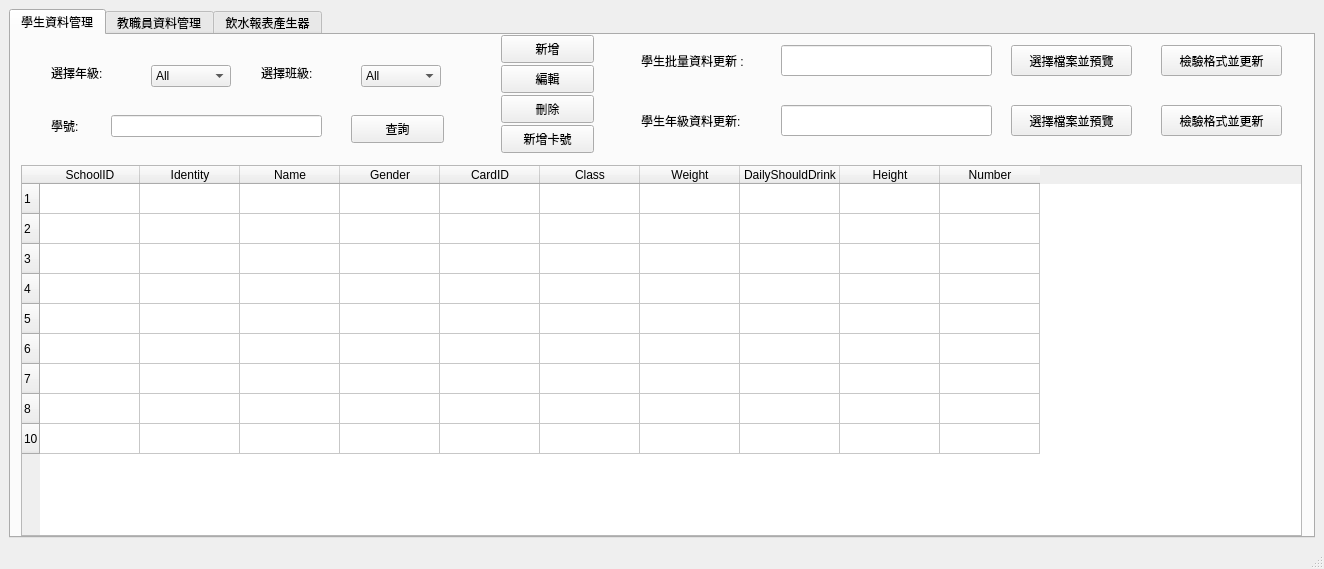
<?xml version="1.0" encoding="UTF-8"?>
<ui version="4.0">
 <class>MainWindow</class>
 <widget class="QMainWindow" name="MainWindow">
  <property name="geometry">
   <rect>
    <x>0</x>
    <y>0</y>
    <width>1324</width>
    <height>569</height>
   </rect>
  </property>
  <property name="windowTitle">
   <string>MainWindow</string>
  </property>
  <widget class="QWidget" name="centralwidget">
   <layout class="QHBoxLayout" name="horizontalLayout">
    <item>
     <widget class="QTabWidget" name="tabWidget">
      <property name="font">
       <font>
        <weight>50</weight>
        <bold>false</bold>
       </font>
      </property>
      <property name="cursor">
       <cursorShape>ArrowCursor</cursorShape>
      </property>
      <property name="mouseTracking">
       <bool>true</bool>
      </property>
      <property name="currentIndex">
       <number>0</number>
      </property>
      <widget class="QWidget" name="stutab_2">
       <attribute name="title">
        <string>學生資料管理</string>
       </attribute>
       <widget class="QTableWidget" name="stutab">
        <property name="geometry">
         <rect>
          <x>10</x>
          <y>130</y>
          <width>1281</width>
          <height>371</height>
         </rect>
        </property>
        <row>
         <property name="text">
          <string>1</string>
         </property>
        </row>
        <row>
         <property name="text">
          <string>2</string>
         </property>
        </row>
        <row>
         <property name="text">
          <string>3</string>
         </property>
        </row>
        <row>
         <property name="text">
          <string>4</string>
         </property>
        </row>
        <row>
         <property name="text">
          <string>5</string>
         </property>
        </row>
        <row>
         <property name="text">
          <string>6</string>
         </property>
        </row>
        <row>
         <property name="text">
          <string>7</string>
         </property>
        </row>
        <row>
         <property name="text">
          <string>8</string>
         </property>
        </row>
        <row>
         <property name="text">
          <string>10</string>
         </property>
        </row>
        <column>
         <property name="text">
          <string>SchoolID</string>
         </property>
        </column>
        <column>
         <property name="text">
          <string>Identity</string>
         </property>
        </column>
        <column>
         <property name="text">
          <string>Name</string>
         </property>
        </column>
        <column>
         <property name="text">
          <string>Gender</string>
         </property>
        </column>
        <column>
         <property name="text">
          <string>CardID</string>
         </property>
        </column>
        <column>
         <property name="text">
          <string>Class</string>
         </property>
        </column>
        <column>
         <property name="text">
          <string>Weight</string>
         </property>
        </column>
        <column>
         <property name="text">
          <string>DailyShouldDrink</string>
         </property>
        </column>
        <column>
         <property name="text">
          <string>Height</string>
         </property>
        </column>
        <column>
         <property name="text">
          <string>Number</string>
         </property>
        </column>
       </widget>
       <widget class="QLabel" name="label_2">
        <property name="geometry">
         <rect>
          <x>250</x>
          <y>30</y>
          <width>91</width>
          <height>16</height>
         </rect>
        </property>
        <property name="text">
         <string>選擇班級:</string>
        </property>
       </widget>
       <widget class="QLabel" name="label_3">
        <property name="geometry">
         <rect>
          <x>40</x>
          <y>80</y>
          <width>58</width>
          <height>21</height>
         </rect>
        </property>
        <property name="text">
         <string>學號:</string>
        </property>
       </widget>
       <widget class="QComboBox" name="stucom">
        <property name="geometry">
         <rect>
          <x>140</x>
          <y>30</y>
          <width>80</width>
          <height>22</height>
         </rect>
        </property>
        <item>
         <property name="text">
          <string>All</string>
         </property>
        </item>
        <item>
         <property name="text">
          <string>七年級</string>
         </property>
        </item>
        <item>
         <property name="text">
          <string>八年級</string>
         </property>
        </item>
        <item>
         <property name="text">
          <string>九年級</string>
         </property>
        </item>
        <item>
         <property name="text">
          <string>教職員</string>
         </property>
        </item>
        <item>
         <property name="text">
          <string>Alumni</string>
         </property>
        </item>
       </widget>
       <widget class="QComboBox" name="stucom_2">
        <property name="geometry">
         <rect>
          <x>350</x>
          <y>30</y>
          <width>80</width>
          <height>22</height>
         </rect>
        </property>
        <item>
         <property name="text">
          <string>All</string>
         </property>
        </item>
        <item>
         <property name="text">
          <string>一班</string>
         </property>
        </item>
        <item>
         <property name="text">
          <string>二班</string>
         </property>
        </item>
        <item>
         <property name="text">
          <string>三班</string>
         </property>
        </item>
        <item>
         <property name="text">
          <string>四班</string>
         </property>
        </item>
       </widget>
       <widget class="QLineEdit" name="stusearedit">
        <property name="geometry">
         <rect>
          <x>100</x>
          <y>80</y>
          <width>211</width>
          <height>22</height>
         </rect>
        </property>
       </widget>
       <widget class="QPushButton" name="stusearch">
        <property name="geometry">
         <rect>
          <x>340</x>
          <y>80</y>
          <width>93</width>
          <height>28</height>
         </rect>
        </property>
        <property name="text">
         <string>查詢</string>
        </property>
       </widget>
       <widget class="QPushButton" name="sturadd">
        <property name="geometry">
         <rect>
          <x>490</x>
          <y>0</y>
          <width>93</width>
          <height>28</height>
         </rect>
        </property>
        <property name="font">
         <font>
          <pointsize>9</pointsize>
         </font>
        </property>
        <property name="text">
         <string>新增</string>
        </property>
       </widget>
       <widget class="QPushButton" name="stuedit">
        <property name="geometry">
         <rect>
          <x>490</x>
          <y>30</y>
          <width>93</width>
          <height>28</height>
         </rect>
        </property>
        <property name="text">
         <string>編輯</string>
        </property>
       </widget>
       <widget class="QPushButton" name="studelet">
        <property name="geometry">
         <rect>
          <x>490</x>
          <y>60</y>
          <width>93</width>
          <height>28</height>
         </rect>
        </property>
        <property name="text">
         <string>刪除</string>
        </property>
       </widget>
       <widget class="QLabel" name="label_8">
        <property name="geometry">
         <rect>
          <x>40</x>
          <y>30</y>
          <width>91</width>
          <height>16</height>
         </rect>
        </property>
        <property name="text">
         <string>選擇年級:</string>
        </property>
       </widget>
       <widget class="QLabel" name="label_10">
        <property name="geometry">
         <rect>
          <x>630</x>
          <y>10</y>
          <width>141</width>
          <height>31</height>
         </rect>
        </property>
        <property name="font">
         <font>
          <pointsize>9</pointsize>
          <weight>50</weight>
          <bold>false</bold>
         </font>
        </property>
        <property name="text">
         <string>學生批量資料更新 :</string>
        </property>
       </widget>
       <widget class="QLineEdit" name="stuupedit">
        <property name="geometry">
         <rect>
          <x>770</x>
          <y>10</y>
          <width>211</width>
          <height>31</height>
         </rect>
        </property>
       </widget>
       <widget class="QPushButton" name="stusearview">
        <property name="geometry">
         <rect>
          <x>1000</x>
          <y>10</y>
          <width>121</width>
          <height>31</height>
         </rect>
        </property>
        <property name="font">
         <font>
          <pointsize>9</pointsize>
          <weight>50</weight>
          <bold>false</bold>
         </font>
        </property>
        <property name="text">
         <string>選擇檔案並預覽</string>
        </property>
       </widget>
       <widget class="QLabel" name="label_11">
        <property name="geometry">
         <rect>
          <x>630</x>
          <y>70</y>
          <width>151</width>
          <height>31</height>
         </rect>
        </property>
        <property name="font">
         <font>
          <pointsize>9</pointsize>
          <weight>50</weight>
          <bold>false</bold>
         </font>
        </property>
        <property name="text">
         <string>學生年級資料更新:</string>
        </property>
       </widget>
       <widget class="QLineEdit" name="stuedit_2">
        <property name="geometry">
         <rect>
          <x>770</x>
          <y>70</y>
          <width>211</width>
          <height>31</height>
         </rect>
        </property>
       </widget>
       <widget class="QPushButton" name="stuupdate">
        <property name="geometry">
         <rect>
          <x>1150</x>
          <y>10</y>
          <width>121</width>
          <height>31</height>
         </rect>
        </property>
        <property name="font">
         <font>
          <pointsize>9</pointsize>
          <weight>50</weight>
          <bold>false</bold>
         </font>
        </property>
        <property name="text">
         <string>檢驗格式並更新</string>
        </property>
       </widget>
       <widget class="QPushButton" name="stuupdate_2">
        <property name="geometry">
         <rect>
          <x>1150</x>
          <y>70</y>
          <width>121</width>
          <height>31</height>
         </rect>
        </property>
        <property name="font">
         <font>
          <pointsize>9</pointsize>
          <weight>50</weight>
          <bold>false</bold>
         </font>
        </property>
        <property name="text">
         <string>檢驗格式並更新</string>
        </property>
       </widget>
       <widget class="QPushButton" name="stusearview_2">
        <property name="geometry">
         <rect>
          <x>1000</x>
          <y>70</y>
          <width>121</width>
          <height>31</height>
         </rect>
        </property>
        <property name="font">
         <font>
          <pointsize>9</pointsize>
          <weight>50</weight>
          <bold>false</bold>
         </font>
        </property>
        <property name="text">
         <string>選擇檔案並預覽</string>
        </property>
       </widget>
       <widget class="QPushButton" name="subfuction">
        <property name="geometry">
         <rect>
          <x>490</x>
          <y>90</y>
          <width>93</width>
          <height>28</height>
         </rect>
        </property>
        <property name="text">
         <string>新增卡號</string>
        </property>
       </widget>
      </widget>
      <widget class="QWidget" name="teatab_2">
       <attribute name="title">
        <string>教職員資料管理</string>
       </attribute>
       <widget class="QLineEdit" name="teasearedit">
        <property name="geometry">
         <rect>
          <x>230</x>
          <y>20</y>
          <width>211</width>
          <height>22</height>
         </rect>
        </property>
       </widget>
       <widget class="QPushButton" name="teasearch">
        <property name="geometry">
         <rect>
          <x>450</x>
          <y>20</y>
          <width>93</width>
          <height>28</height>
         </rect>
        </property>
        <property name="text">
         <string>查詢</string>
        </property>
       </widget>
       <widget class="QLabel" name="label_20">
        <property name="geometry">
         <rect>
          <x>110</x>
          <y>20</y>
          <width>121</width>
          <height>21</height>
         </rect>
        </property>
        <property name="text">
         <string>教職員代碼查詢:</string>
        </property>
       </widget>
       <widget class="QTableWidget" name="teatab">
        <property name="geometry">
         <rect>
          <x>10</x>
          <y>130</y>
          <width>1281</width>
          <height>371</height>
         </rect>
        </property>
        <row>
         <property name="text">
          <string>1</string>
         </property>
        </row>
        <row>
         <property name="text">
          <string>2</string>
         </property>
        </row>
        <row>
         <property name="text">
          <string>3</string>
         </property>
        </row>
        <row>
         <property name="text">
          <string>4</string>
         </property>
        </row>
        <row>
         <property name="text">
          <string>5</string>
         </property>
        </row>
        <row>
         <property name="text">
          <string>6</string>
         </property>
        </row>
        <row>
         <property name="text">
          <string>7</string>
         </property>
        </row>
        <row>
         <property name="text">
          <string>8</string>
         </property>
        </row>
        <row>
         <property name="text">
          <string>10</string>
         </property>
        </row>
        <column>
         <property name="text">
          <string>SchoolID</string>
         </property>
        </column>
        <column>
         <property name="text">
          <string>Identity</string>
         </property>
        </column>
        <column>
         <property name="text">
          <string>Name</string>
         </property>
        </column>
        <column>
         <property name="text">
          <string>Gender</string>
         </property>
        </column>
        <column>
         <property name="text">
          <string>CardID</string>
         </property>
        </column>
        <column>
         <property name="text">
          <string>Class</string>
         </property>
        </column>
        <column>
         <property name="text">
          <string>Weight</string>
         </property>
        </column>
        <column>
         <property name="text">
          <string>DailyShouldDrink</string>
         </property>
        </column>
        <column>
         <property name="text">
          <string>Height</string>
         </property>
        </column>
        <column>
         <property name="text">
          <string>Number</string>
         </property>
        </column>
       </widget>
       <widget class="QPushButton" name="teaadd">
        <property name="geometry">
         <rect>
          <x>110</x>
          <y>70</y>
          <width>93</width>
          <height>28</height>
         </rect>
        </property>
        <property name="font">
         <font>
          <pointsize>9</pointsize>
         </font>
        </property>
        <property name="text">
         <string>新增</string>
        </property>
       </widget>
       <widget class="QPushButton" name="teaedit">
        <property name="geometry">
         <rect>
          <x>250</x>
          <y>70</y>
          <width>93</width>
          <height>28</height>
         </rect>
        </property>
        <property name="text">
         <string>編輯</string>
        </property>
       </widget>
       <widget class="QPushButton" name="teadelet">
        <property name="geometry">
         <rect>
          <x>390</x>
          <y>70</y>
          <width>93</width>
          <height>28</height>
         </rect>
        </property>
        <property name="text">
         <string>刪除</string>
        </property>
       </widget>
       <widget class="QLabel" name="label_31">
        <property name="geometry">
         <rect>
          <x>600</x>
          <y>20</y>
          <width>141</width>
          <height>31</height>
         </rect>
        </property>
        <property name="font">
         <font>
          <pointsize>9</pointsize>
          <weight>50</weight>
          <bold>false</bold>
         </font>
        </property>
        <property name="text">
         <string>教職員批量資料更新 :</string>
        </property>
       </widget>
       <widget class="QLineEdit" name="teaupedit">
        <property name="geometry">
         <rect>
          <x>770</x>
          <y>20</y>
          <width>211</width>
          <height>31</height>
         </rect>
        </property>
       </widget>
       <widget class="QPushButton" name="teasearview">
        <property name="geometry">
         <rect>
          <x>1000</x>
          <y>20</y>
          <width>121</width>
          <height>31</height>
         </rect>
        </property>
        <property name="font">
         <font>
          <pointsize>9</pointsize>
          <weight>50</weight>
          <bold>false</bold>
         </font>
        </property>
        <property name="text">
         <string>選擇檔案並預覽</string>
        </property>
       </widget>
       <widget class="QPushButton" name="teaupdate">
        <property name="geometry">
         <rect>
          <x>1150</x>
          <y>20</y>
          <width>121</width>
          <height>31</height>
         </rect>
        </property>
        <property name="font">
         <font>
          <pointsize>9</pointsize>
          <weight>50</weight>
          <bold>false</bold>
         </font>
        </property>
        <property name="text">
         <string>檢驗格式並更新</string>
        </property>
       </widget>
      </widget>
      <widget class="QWidget" name="watertab">
       <attribute name="title">
        <string>飲水報表產生器</string>
       </attribute>
       <widget class="QLabel" name="label_4">
        <property name="geometry">
         <rect>
          <x>40</x>
          <y>40</y>
          <width>241</width>
          <height>41</height>
         </rect>
        </property>
        <property name="maximumSize">
         <size>
          <width>16777215</width>
          <height>16000000</height>
         </size>
        </property>
        <property name="baseSize">
         <size>
          <width>0</width>
          <height>0</height>
         </size>
        </property>
        <property name="font">
         <font>
          <pointsize>15</pointsize>
          <weight>75</weight>
          <bold>true</bold>
         </font>
        </property>
        <property name="text">
         <string>資料統計起始日期 :</string>
        </property>
       </widget>
       <widget class="QLabel" name="label_5">
        <property name="geometry">
         <rect>
          <x>40</x>
          <y>110</y>
          <width>221</width>
          <height>41</height>
         </rect>
        </property>
        <property name="maximumSize">
         <size>
          <width>16777215</width>
          <height>16000000</height>
         </size>
        </property>
        <property name="font">
         <font>
          <pointsize>15</pointsize>
          <weight>75</weight>
          <bold>true</bold>
         </font>
        </property>
        <property name="text">
         <string>資料統計結束日期 :</string>
        </property>
       </widget>
       <widget class="QLabel" name="label_6">
        <property name="geometry">
         <rect>
          <x>60</x>
          <y>180</y>
          <width>251</width>
          <height>41</height>
         </rect>
        </property>
        <property name="maximumSize">
         <size>
          <width>16777215</width>
          <height>16000000</height>
         </size>
        </property>
        <property name="font">
         <font>
          <pointsize>15</pointsize>
          <weight>75</weight>
          <bold>true</bold>
         </font>
        </property>
        <property name="text">
         <string>Excel檔存檔路徑 :</string>
        </property>
       </widget>
       <widget class="QLabel" name="label_7">
        <property name="geometry">
         <rect>
          <x>40</x>
          <y>250</y>
          <width>271</width>
          <height>41</height>
         </rect>
        </property>
        <property name="maximumSize">
         <size>
          <width>16777215</width>
          <height>16000000</height>
         </size>
        </property>
        <property name="font">
         <font>
          <pointsize>15</pointsize>
          <weight>75</weight>
          <bold>true</bold>
         </font>
        </property>
        <property name="text">
         <string>每日資料採計閥值 :</string>
        </property>
       </widget>
       <widget class="QLineEdit" name="startdate">
        <property name="geometry">
         <rect>
          <x>290</x>
          <y>40</y>
          <width>261</width>
          <height>41</height>
         </rect>
        </property>
       </widget>
       <widget class="QLineEdit" name="enddate">
        <property name="geometry">
         <rect>
          <x>290</x>
          <y>110</y>
          <width>261</width>
          <height>41</height>
         </rect>
        </property>
       </widget>
       <widget class="QLineEdit" name="excelpath">
        <property name="geometry">
         <rect>
          <x>290</x>
          <y>180</y>
          <width>261</width>
          <height>41</height>
         </rect>
        </property>
       </widget>
       <widget class="QLineEdit" name="dataedit">
        <property name="geometry">
         <rect>
          <x>290</x>
          <y>250</y>
          <width>261</width>
          <height>41</height>
         </rect>
        </property>
       </widget>
       <widget class="QPushButton" name="calculate">
        <property name="geometry">
         <rect>
          <x>40</x>
          <y>330</y>
          <width>511</width>
          <height>31</height>
         </rect>
        </property>
        <property name="font">
         <font>
          <pointsize>14</pointsize>
          <weight>75</weight>
          <bold>true</bold>
         </font>
        </property>
        <property name="text">
         <string>Calculate</string>
        </property>
       </widget>
       <widget class="QCalendarWidget" name="startdatewidge">
        <property name="enabled">
         <bool>true</bool>
        </property>
        <property name="geometry">
         <rect>
          <x>560</x>
          <y>40</y>
          <width>296</width>
          <height>229</height>
         </rect>
        </property>
        <property name="mouseTracking">
         <bool>false</bool>
        </property>
        <property name="inputMethodHints">
         <set>Qt::ImhNone</set>
        </property>
        <property name="gridVisible">
         <bool>false</bool>
        </property>
        <property name="selectionMode">
         <enum>QCalendarWidget::SingleSelection</enum>
        </property>
        <property name="horizontalHeaderFormat">
         <enum>QCalendarWidget::ShortDayNames</enum>
        </property>
        <property name="verticalHeaderFormat">
         <enum>QCalendarWidget::NoVerticalHeader</enum>
        </property>
        <property name="navigationBarVisible">
         <bool>true</bool>
        </property>
        <property name="dateEditEnabled">
         <bool>true</bool>
        </property>
        <property name="dateEditAcceptDelay">
         <number>1500</number>
        </property>
       </widget>
       <widget class="QToolButton" name="startbutton">
        <property name="geometry">
         <rect>
          <x>510</x>
          <y>40</y>
          <width>41</width>
          <height>41</height>
         </rect>
        </property>
        <property name="text">
         <string>...</string>
        </property>
       </widget>
       <widget class="QToolButton" name="endbutton">
        <property name="geometry">
         <rect>
          <x>510</x>
          <y>110</y>
          <width>41</width>
          <height>41</height>
         </rect>
        </property>
        <property name="text">
         <string>...</string>
        </property>
       </widget>
       <widget class="QToolButton" name="excelbutton">
        <property name="geometry">
         <rect>
          <x>510</x>
          <y>180</y>
          <width>41</width>
          <height>41</height>
         </rect>
        </property>
        <property name="text">
         <string>...</string>
        </property>
       </widget>
       <widget class="QCalendarWidget" name="enddatewidge">
        <property name="geometry">
         <rect>
          <x>560</x>
          <y>110</y>
          <width>296</width>
          <height>229</height>
         </rect>
        </property>
       </widget>
      </widget>
     </widget>
    </item>
   </layout>
  </widget>
  <widget class="QStatusBar" name="statusbar"/>
 </widget>
 <resources/>
 <connections/>
</ui>
